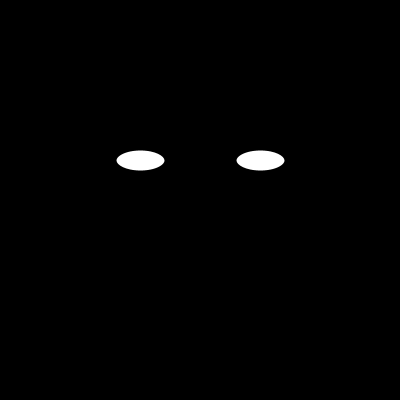
Frame 1 (no input)
Frame 60 (the mouse pressed at the canvas centre just before this capture): identical to frame 1, image omitted
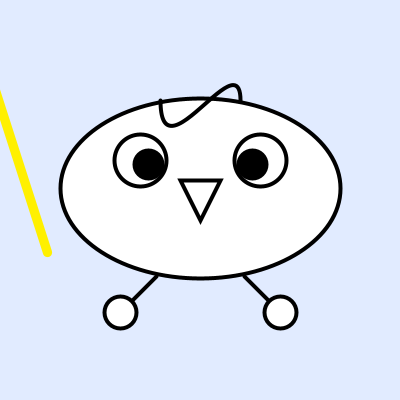
Frame 120 (the mouse held since frame 60 and released just before this capture)

The Processing sketch that drew these frames (run headless with seeded random() and noise(); from frame 60 on, the mouse is pressed at the canvas centre):

// Processing sketch: processing_9097
// ── processing_9097.pde

/**
 *    aufgabe
 *
 *    http://www.rmx.cz/monsters/
 *
 *    fjenett 20080327
 */

/* zeichne eine monsterrrrr mit den befehlen:
   
   point()
   line()
   triangle()
   quad()
   
   rect()
   ellipse()
   
   curve()
   bezier()
   
   fill() / noFill()
   stroke() / noStroke()
   
   smooth() / noSmooth()
*/

void setup()   
{  
size (400, 400);
smooth ();
//frameRate(25); 
//scale (4);
//background (0);
}

void draw () {  
  
if (mousePressed) { 
  
  background (225,235,255);
  stroke (255, 240, 0);
  strokeWeight (random (1, 12));
  line (-50,-50, random (width), random (height));
  
  stroke (0);
  strokeWeight (1);
  scale (4);
  fill (255);
  ellipse (50,47,70,45);
  line (61, 69, 70,78);
  line (39, 69, 30, 78);
  ellipse (30,78, 8,8);
  ellipse (70,78, 8,8);
  triangle (45, 45, 55, 45, 50, 55);
  ellipse (35,40, 13,13);
  ellipse (65,40, 13,13);
  fill (0);
  ellipse (37,41, 7,7);
  ellipse (63, 41, 7,7);

  noFill();
  bezier (40,25, 40,45, 60,10, 60,25);
}

else {
  
  background (0);
  scale (4);

  fill (255);
  ellipse (35,40, 13,6);
  ellipse (65,40, 13,6);
  fill (0);
  ellipse (map(mouseX,0,width,28,42), map(mouseY,0,width,36,44), 5,3);
  ellipse (map(mouseX,0,width,58,72), map(mouseY,0,width,36,44), 5,3);
}
}
